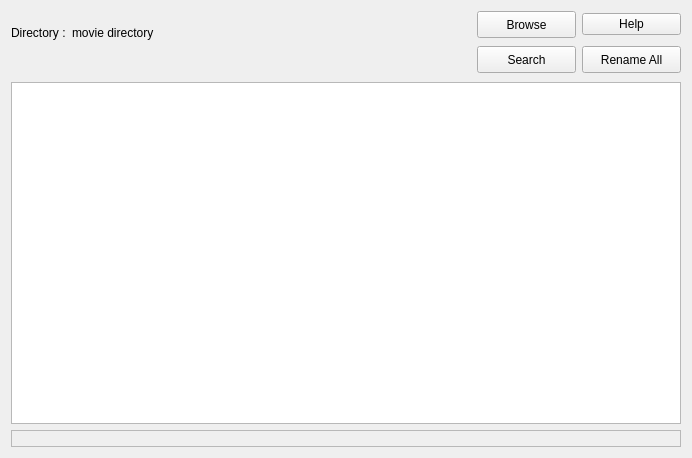
<?xml version="1.0" encoding="UTF-8"?>
<ui version="4.0">
 <class>MainWindow</class>
 <widget class="QMainWindow" name="MainWindow">
  <property name="geometry">
   <rect>
    <x>0</x>
    <y>0</y>
    <width>692</width>
    <height>458</height>
   </rect>
  </property>
  <property name="sizePolicy">
   <sizepolicy hsizetype="Expanding" vsizetype="Preferred">
    <horstretch>0</horstretch>
    <verstretch>0</verstretch>
   </sizepolicy>
  </property>
  <property name="minimumSize">
   <size>
    <width>692</width>
    <height>157</height>
   </size>
  </property>
  <property name="windowTitle">
   <string>Movie imdb fetcher</string>
  </property>
  <widget class="QWidget" name="centralWidget">
   <layout class="QGridLayout" name="gridLayout_2">
    <item row="0" column="0" rowspan="2" colspan="2">
     <layout class="QHBoxLayout" name="horizontalLayout_2">
      <item>
       <layout class="QVBoxLayout" name="verticalLayout">
        <item>
         <layout class="QHBoxLayout" name="horizontalLayout">
          <item>
           <widget class="QLabel" name="label">
            <property name="sizePolicy">
             <sizepolicy hsizetype="Fixed" vsizetype="Fixed">
              <horstretch>0</horstretch>
              <verstretch>0</verstretch>
             </sizepolicy>
            </property>
            <property name="text">
             <string>Directory :</string>
            </property>
           </widget>
          </item>
          <item>
           <widget class="QLabel" name="labelDir">
            <property name="sizePolicy">
             <sizepolicy hsizetype="Expanding" vsizetype="Fixed">
              <horstretch>0</horstretch>
              <verstretch>0</verstretch>
             </sizepolicy>
            </property>
            <property name="text">
             <string>movie directory</string>
            </property>
           </widget>
          </item>
         </layout>
        </item>
        <item>
         <spacer name="horizontalSpacer">
          <property name="orientation">
           <enum>Qt::Horizontal</enum>
          </property>
          <property name="sizeHint" stdset="0">
           <size>
            <width>40</width>
            <height>20</height>
           </size>
          </property>
         </spacer>
        </item>
       </layout>
      </item>
      <item>
       <layout class="QGridLayout" name="gridLayout">
        <item row="0" column="2">
         <widget class="QPushButton" name="pushButtonHelp">
          <property name="text">
           <string>Help</string>
          </property>
         </widget>
        </item>
        <item row="1" column="1">
         <widget class="QPushButton" name="pushButtonStart">
          <property name="sizePolicy">
           <sizepolicy hsizetype="Fixed" vsizetype="Fixed">
            <horstretch>0</horstretch>
            <verstretch>0</verstretch>
           </sizepolicy>
          </property>
          <property name="minimumSize">
           <size>
            <width>99</width>
            <height>27</height>
           </size>
          </property>
          <property name="text">
           <string>Search</string>
          </property>
         </widget>
        </item>
        <item row="0" column="1">
         <widget class="QPushButton" name="pushButtonBrowse">
          <property name="sizePolicy">
           <sizepolicy hsizetype="Fixed" vsizetype="Fixed">
            <horstretch>0</horstretch>
            <verstretch>0</verstretch>
           </sizepolicy>
          </property>
          <property name="minimumSize">
           <size>
            <width>99</width>
            <height>27</height>
           </size>
          </property>
          <property name="text">
           <string>Browse</string>
          </property>
         </widget>
        </item>
        <item row="1" column="2">
         <widget class="QPushButton" name="pushButtonApply">
          <property name="sizePolicy">
           <sizepolicy hsizetype="Fixed" vsizetype="Fixed">
            <horstretch>0</horstretch>
            <verstretch>0</verstretch>
           </sizepolicy>
          </property>
          <property name="minimumSize">
           <size>
            <width>99</width>
            <height>27</height>
           </size>
          </property>
          <property name="text">
           <string>Rename All</string>
          </property>
         </widget>
        </item>
        <item row="1" column="0">
         <widget class="QLabel" name="label_loader">
          <property name="sizePolicy">
           <sizepolicy hsizetype="Minimum" vsizetype="Minimum">
            <horstretch>0</horstretch>
            <verstretch>0</verstretch>
           </sizepolicy>
          </property>
          <property name="minimumSize">
           <size>
            <width>32</width>
            <height>32</height>
           </size>
          </property>
          <property name="maximumSize">
           <size>
            <width>32</width>
            <height>32</height>
           </size>
          </property>
          <property name="frameShape">
           <enum>QFrame::NoFrame</enum>
          </property>
          <property name="frameShadow">
           <enum>QFrame::Plain</enum>
          </property>
          <property name="text">
           <string/>
          </property>
         </widget>
        </item>
       </layout>
      </item>
     </layout>
    </item>
    <item row="2" column="0" colspan="2">
     <widget class="QTableWidget" name="tableWidgetDir">
      <property name="alternatingRowColors">
       <bool>true</bool>
      </property>
     </widget>
    </item>
    <item row="3" column="0" colspan="2">
     <widget class="QLabel" name="labelStatus">
      <property name="sizePolicy">
       <sizepolicy hsizetype="Expanding" vsizetype="Minimum">
        <horstretch>0</horstretch>
        <verstretch>0</verstretch>
       </sizepolicy>
      </property>
      <property name="minimumSize">
       <size>
        <width>0</width>
        <height>17</height>
       </size>
      </property>
      <property name="frameShape">
       <enum>QFrame::StyledPanel</enum>
      </property>
      <property name="frameShadow">
       <enum>QFrame::Plain</enum>
      </property>
      <property name="text">
       <string/>
      </property>
     </widget>
    </item>
   </layout>
  </widget>
  <widget class="QMenuBar" name="menuBar">
   <property name="geometry">
    <rect>
     <x>0</x>
     <y>0</y>
     <width>692</width>
     <height>25</height>
    </rect>
   </property>
  </widget>
 </widget>
 <layoutdefault spacing="6" margin="11"/>
 <resources/>
 <connections/>
</ui>
